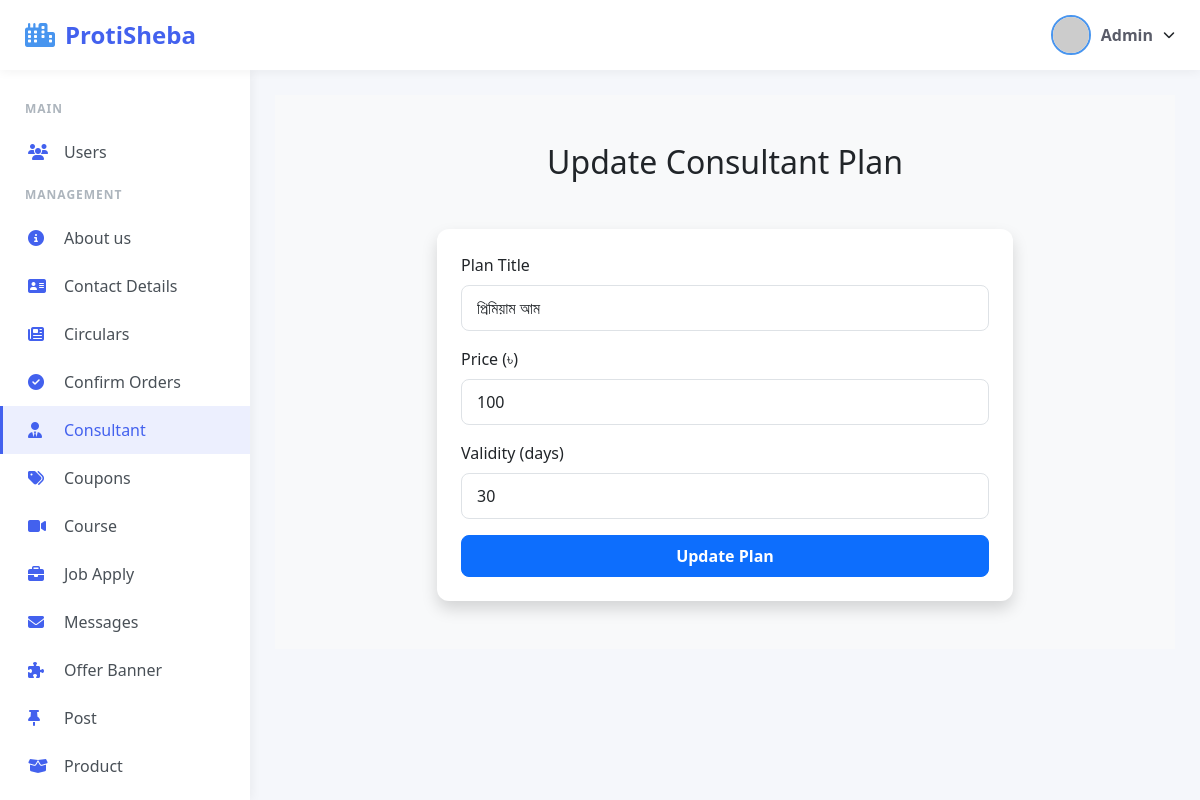
Page /admin/index.php?q=consultant (signed in) on the committed database.
### tables this page shows
CREATE TABLE `consultant` (
  `id` int(11) NOT NULL,
  `title` varchar(50) NOT NULL,
  `price` float NOT NULL,
  `img` varchar(50) NOT NULL,
  `validity` int(5) NOT NULL DEFAULT 1 COMMENT 'days'
);

### admin/sec/consultant.php (the view, shortened to what this page needs)
<?php
$sql = "SELECT * FROM consultant WHERE id = 2";
$result = mysqli_query($conn, $sql);
$consultant = mysqli_fetch_assoc($result);
?>
<section class="pricing-section py-5 bg-light">
    <div class="container">
        <div class="row justify-content-center">
            <div class="col-lg-8">
                <h2 class="text-center mb-5">Update Consultant Plan</h2>
                <form method="POST" class="card shadow p-4">
                    <div class="mb-3">
                        <label for="title" class="form-label">Plan Title</label>
                        <input type="text" class="form-control" id="title" name="title"
                               value="<?php echo htmlspecialchars($consultant['title']); ?>" required>
                    </div>
                    <div class="mb-3">
                        <label for="price" class="form-label">Price (৳)</label>
                        <input type="number" class="form-control" id="price" name="price"
                               value="<?php echo htmlspecialchars($consultant['price']); ?>" required>
                    </div>
                    <div class="mb-3">
                        <label for="validity" class="form-label">Validity (days)</label>
                        <input type="number" class="form-control" id="validity" name="validity"
                               value="<?php echo htmlspecialchars($consultant['validity']); ?>" required>
                    </div>
                    <button type="submit" class="btn btn-primary w-100 py-2">Update Plan</button>
                </form>
              </div>
        </div>
    </div>
</section>

### css/admin.css (style rules this page uses)
:root { --primary-color: #4361ee; --secondary-color: #3f37c9; --accent-color: #4895ef; --light-color: #f8f9fa; --dark-color: #212529; --success-color: #4cc9f0; --warning-color: #f8961e; --danger-color: #f72585; }
body { margin: 0; padding: 0; background-color: #f5f7fb; font-family: 'Segoe UI', Tahoma, Geneva, Verdana, sans-serif; overflow-x: hidden; }
:root { --primary-page: #4e73df; --secondary-color: #1cc88a; --danger-color: #e74a3b; --dark-color: #5a5c69; }

### admin/sec/consultant.php (style rules this page uses)
.pricing-section { font-family: 'Segoe UI', Tahoma, Geneva, Verdana, sans-serif; }
.form-control { border-radius: 8px; padding: 10px 15px; }
.btn-primary { border-radius: 8px; font-weight: 600; }
.card { border-radius: 12px; border: none; }

### rows in the picture
consultant: title "প্রিমিয়াম আম", price "100", validity "30"

### other values in the picture
$section "MAIN"
$item['t'] "Users"
$section "MANAGEMENT"
$item['t'] "About us"
$item['t'] "Contact Details"
$item['t'] "Circulars"
$item['t'] "Confirm Orders"
$item['t'] "Consultant"
$item['t'] "Coupons"
$item['t'] "Course"
$item['t'] "Job Apply"
$item['t'] "Messages"
$item['t'] "Offer Banner"
$item['t'] "Post"
$item['t'] "Product"
